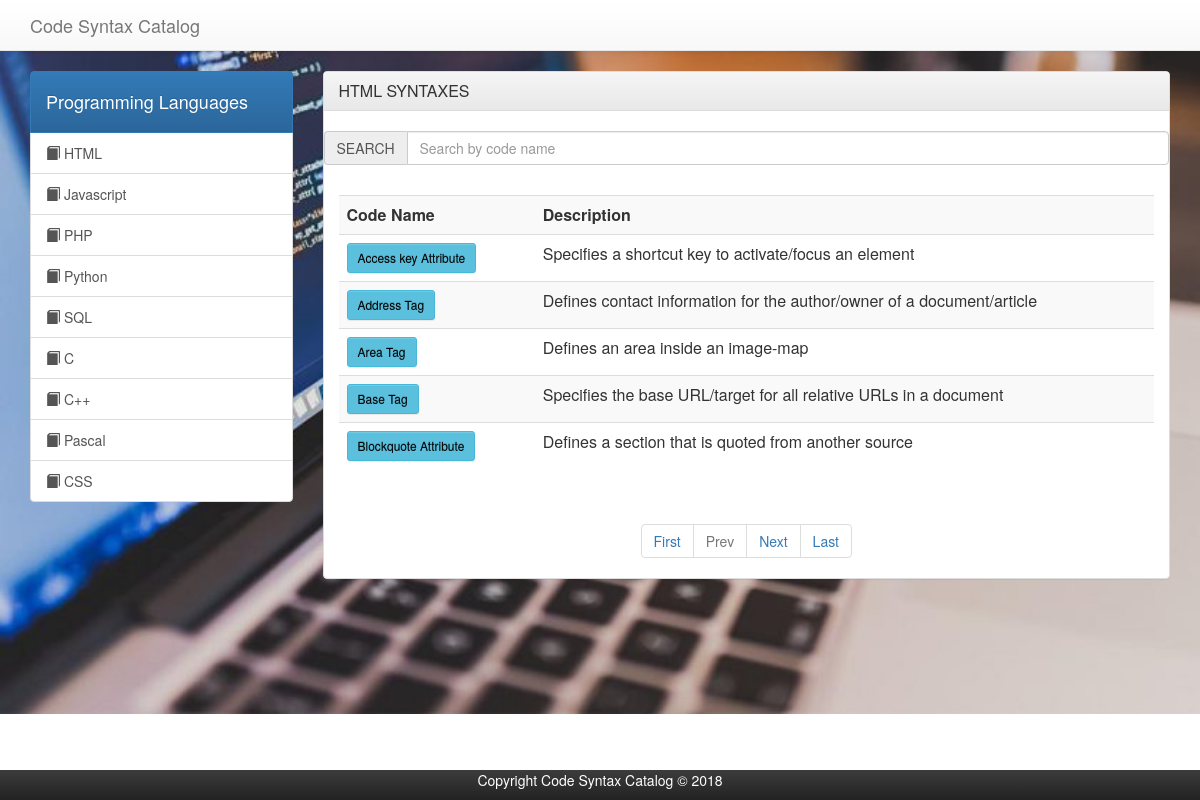
Screenshot of /html/htmlpage.php with the database file from the repository.
### tables this page shows
CREATE TABLE `htmltbl` (
  `html_id` int(11) NOT NULL,
  `html_name` varchar(250) NOT NULL,
  `html_content` text NOT NULL,
  `html_description` text NOT NULL
);

### html/htmlpage.php (the view, shortened to what this page needs)
<?php
    include '../includes/connection.php';
?>
<html lang ="en">
<head>
  <link rel="stylesheet" href="../assets/bootstrap/css/bootstrap.min.css">
  <link rel="stylesheet" href="../assets/bootstrap/css/bootstrap-theme.min.css">
  <link rel="stylesheet" href="../assets/bootstrap/css/bootstrap.css">
  <link rel="stylesheet" href="https://cdnjs.cloudflare.com/ajax/libs/font-awesome/4.7.0/css/font-awesome.min.css">
  <link rel="stylesheet" type="text/css" href="font-awesome/css/font-awesome.min.css"/>
</head>
<body style = "background-image: url(../img/3.jpg); background-repeat:no-repeat; background-size: 100%;">
     <nav class="navbar navbar-default navbar-static-top">
      <div class="container">
        <div class="navbar-header">
          <a class="navbar-brand" href="#">Code Syntax Catalog</a>
        </div>
        <div id="navbar" class="collapse navbar-collapse">
        </div>
      </div>
    </nav>
    <section id="main">
          <div class="container">
              <div class="row">
                  <div class="col-md-3">
                      <div>
                        <a href="#" class="list-group-item active main-color-bg">
                          <h4>Programming Languages</h4>
                        </a>
                        <a href="htmlpage.php" class="list-group-item"><span class="glyphicon glyphicon-book" aria-hidden="true"></span> HTML</a>
                        <a href="../javascript/javascriptpage.php" class="list-group-item"><span class="glyphicon glyphicon-book" aria-hidden="true"></span> Javascript</a>
                        <a href="../php/phppage.php" class="list-group-item"><span class="glyphicon glyphicon-book" aria-hidden="true"></span> PHP</a>
                        <a href="../python/pythonpage.php" class="list-group-item"><span class="glyphicon glyphicon-book" aria-hidden="true"></span> Python</a>
                        <a href="../sql/sqlpage.php" class="list-group-item"><span class="glyphicon glyphicon-book" aria-hidden="true"></span> SQL</a>
                        <a href="../c/cpage.php" class="list-group-item"><span class="glyphicon glyphicon-book" aria-hidden="true"></span> C</a>
                        <a href="../cplusplus/cpluspluspage.php" class="list-group-item"><span class="glyphicon glyphicon-book" aria-hidden="true"></span> C++</a>
                        <a href="../pascal/pascalpage.php" class="list-group-item"><span class="glyphicon glyphicon-book" aria-hidden="true"></span> Pascal</a>
                        <a href="../css1/css1page.php" class="list-group-item"><span class="glyphicon glyphicon-book" aria-hidden="true"></span> CSS</a>
                      </div>
                  </div>
                  <div class="col-md-9">
                      <div class="panel panel-default">
                        <div class="panel-heading main-color-bg">
                          <h3 class="panel-title">HTML SYNTAXES</h3>
                        </div><br>
                        <div class ="form-group">
                          <div class ="input-group">
                            <span class ="input-group-addon">SEARCH</span>
                            <input type = "text" name ="search_text" id="search_text" placeholder="Search by code name" class ="form-control"></input>
                          </div>
                        </div>
                        <div class="panel-body">
                            <table class="table table-striped table-hover">
                              <tbody id ="mysearch">
                                <tr>
                                    <th>Code Name</th>
                                    <th></th>
                                    <th>Description</th>
                                </tr>
                                <?php
                                     if (isset($_GET['pageno'])) {
                                        $pageno = $_GET['pageno'];
                                    } else {
                                        $pageno = 1;
                                    }
                                    $no_of_records_per_page = 5;
                                    $offset = ($pageno-1) * $no_of_records_per_page;
                                    $total_pages_sql = "SELECT COUNT(*) FROM htmltbl ORDER BY html_name ASC";
                                    $result = mysqli_query($conn,$total_pages_sql);
                                    $total_rows = mysqli_fetch_array($result)[0];
                                    $total_pages = ceil($total_rows / $no_of_records_per_page);
                                    $sql = "SELECT * FROM htmltbl ORDER BY html_name ASC LIMIT $offset, $no_of_records_per_page";
                                    $qry = mysqli_query($conn,$sql);
                                    while($row = mysqli_fetch_array($qry)){
                                          $id = $row['html_id'];
                                        print '
                                            <tr>
                                            <td><a  href="htmlview.php?id='.$id.'"><button class="btn btn-sm btn-info" style ="color:black;">'.$row['html_name'].'</button></a><td>
                                            <td> '.$row['html_description'].'</td>
                                            </tr>
                                            ';
                                    }
                                ?>
                              </tbody>
                            </table> </div><center>
                            <ul class="pagination">
                              <li><a href="?pageno=1">First</a></li>
                              <li class="<?php if($pageno <= 1){ echo 'disabled'; } ?>">
                                  <a href="<?php if($pageno <= 1){ echo '#'; } else { echo "?pageno=".($pageno - 1); } ?>">Prev</a>
                              </li>
                              <li class="<?php if($pageno >= $total_pages){ echo 'disabled'; } ?>">
                                  <a href="<?php if($pageno >= $total_pages){ echo '#'; } else { echo "?pageno=".($pageno + 1); } ?>">Next</a>
                              </li>
                              <li><a href="?pageno=<?php echo $total_pages; ?>">Last</a></li>
                          </ul></center>
                      </div>
                  </div>
              </div>
          </div>
      </section>
</body>
</html>
     <center> <footer id="footer" class="navbar-fixed-bottom navbar-inverse">
            <p style="color:white;">Copyright Code Syntax Catalog &COPY; 2018</p>
        </footer></center><center>

### rows the page displays
htmltbl: html_name "Access key Attribute", html_description "Specifies a shortcut key to activate/focus an element"
htmltbl: html_name "Address Tag", html_description "Defines contact information for the author/owner of a document/article"
htmltbl: html_name "Area Tag", html_description "Defines an area inside an image-map"
htmltbl: html_name "Base Tag", html_description "Specifies the base URL/target for all relative URLs in a document"
htmltbl: html_name "Blockquote Attribute", html_description "Defines a section that is quoted from another source"
